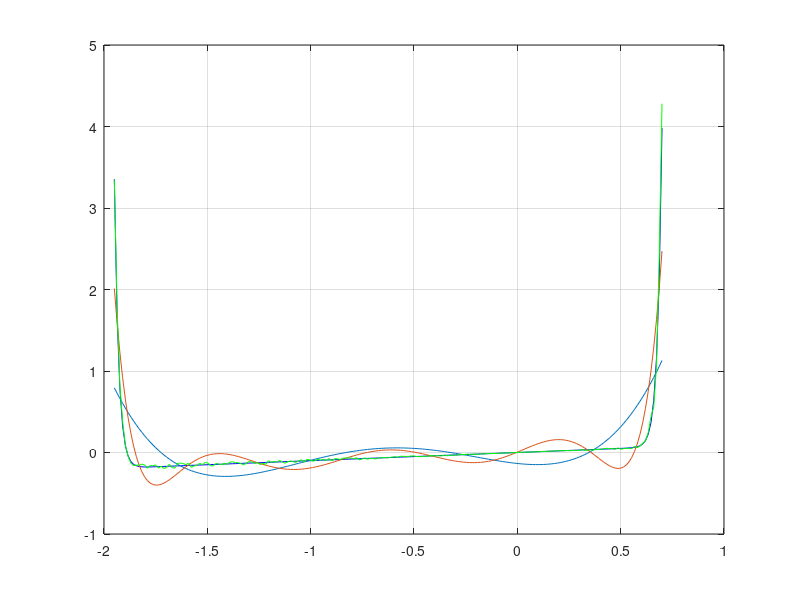
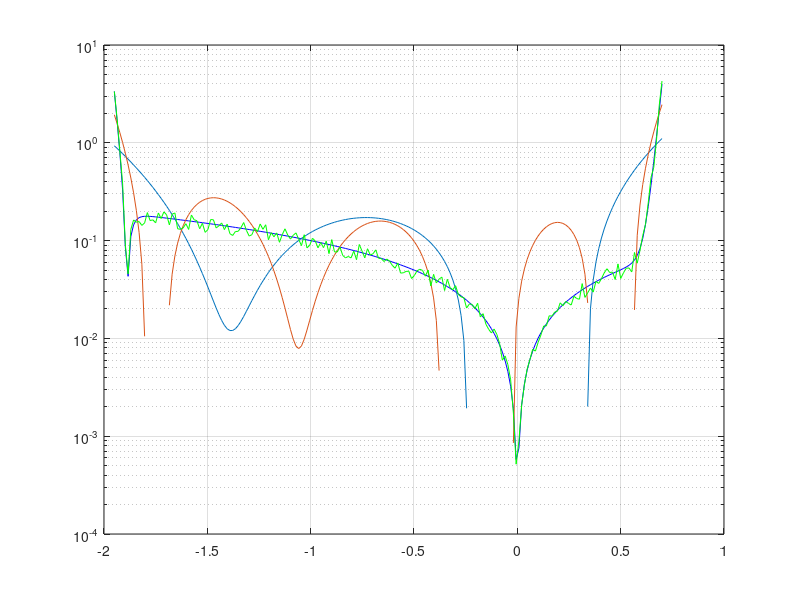
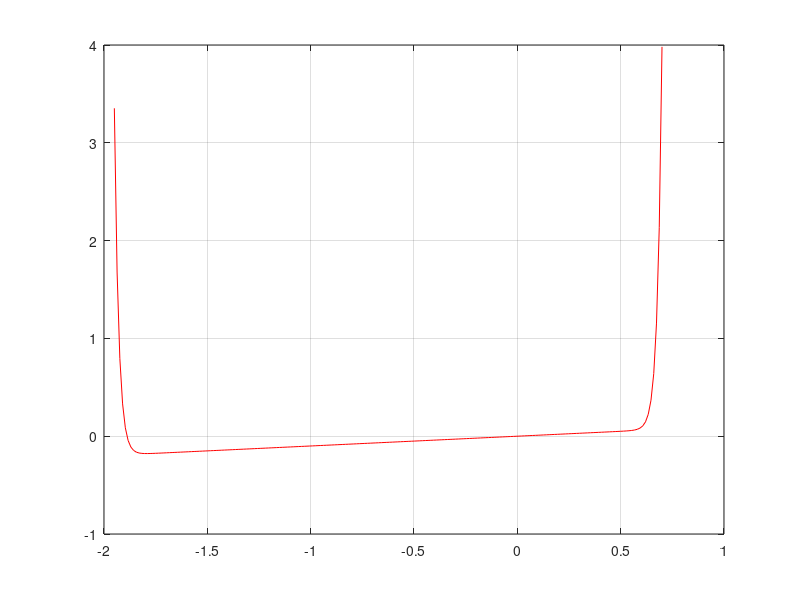

MATLAB code for these plots, in order: (Note: this script raises an error after producing the figures.)
Is=0.01e-12;
Ib=0.1e-12;
Vb=1.3;
Gp=0.1;
V=linspace(-1.95,0.7,200);
I1=Is*(exp(1.2/0.025*V)-1)+Gp*V+Ib*exp(-1.2/0.025*(V+Vb));
I2=I1+(rand(1,200)-0.5)*0.4.*I1;
figure(1)
plot(V,I1,'b');
hold on
c1=polyfit(V,I1,4);
f1=polyval(c1,V);
plot(V,f1);
hold on
c2=polyfit(V,I1,8);
f2=polyval(c2,V);
plot(V,f2);
hold on
plot(V,I2,'g');
grid on
hold off
figure(2)
semilogy(V,abs(I1),'b');
hold on
c3=polyfit(V,abs(I1),4);
f3=polyval(c3,V);
plot(V,f3);
hold on
c4=polyfit(V,abs(I1),8);
f4=polyval(c4,V);
plot(V,f4);
hold on
semilogy(V,abs(I2),'g');
grid on
hold off

figure(3)
plot(V,I1,'r');
grid on
hold on
f0a=fittype('A.*(exp(1.2*x/25e-3)-1)+0.1*x-C*(exp(1.2*(-(x+1.3))/25e-3)-1)');
ffa=fit(V.',I1.',f0a);
Ifa=ffa(V);
plot(V,Ifa,'p');
hold on
f0b=fittype('A.*(exp(1.2*x/25e-3)-1)+B*x-C*(exp(1.2*(-(x+1.3))/25e-3)-1)');
ffb=fit(V.',I1.',f0b);
Ifb=ffb(V);
plot(V,Ifb,'g');
hold on
f0c=fittype('A.*(exp(1.2*x/25e-3)-1)+B*x-C*(exp(1.2*(-(x+D))/25e-3)-1)');
ffc=fit(V.',I1.',f0c);
Ifc=ffc(V);
plot(V,Ifc,'b');
hold off

inputs=V.';
targets=I1.';
hiddenLayerSize=10;
net=fitnet(hiddenLayerSize);
net.divideParam.trainRatio=70/100;
net.divideParam.valRatio=15/100;
net.divideParam.testRatio=15/100;
[net,tr]=train(net,inputs,targets);
outputs=net(inputs);
errors=gsubtract(outputs,targets);
performance=perform(net,targets,outputs);
view(net);
Inn=outputs;